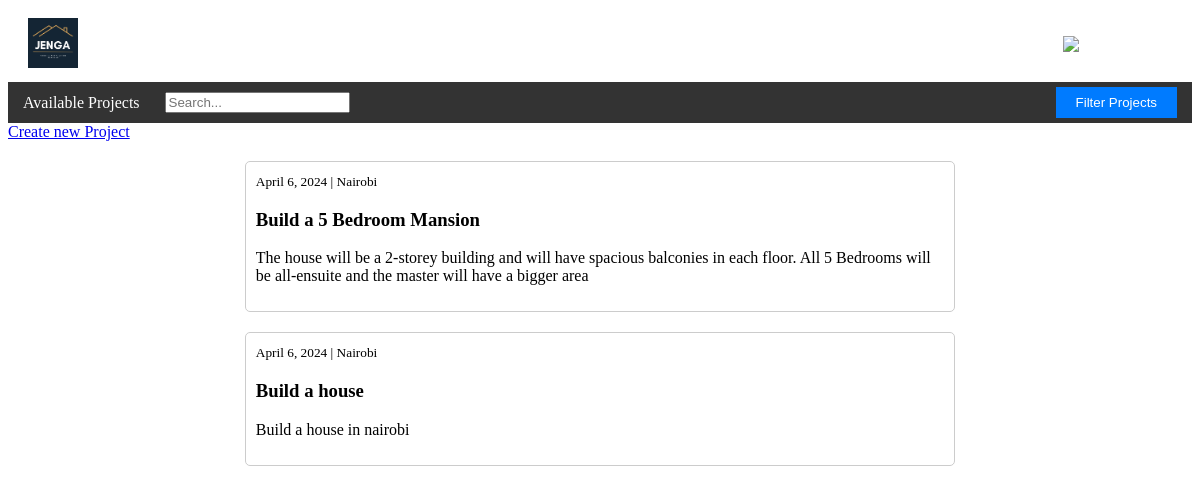
The page /projects/ (signed in) on the database as committed earlier.
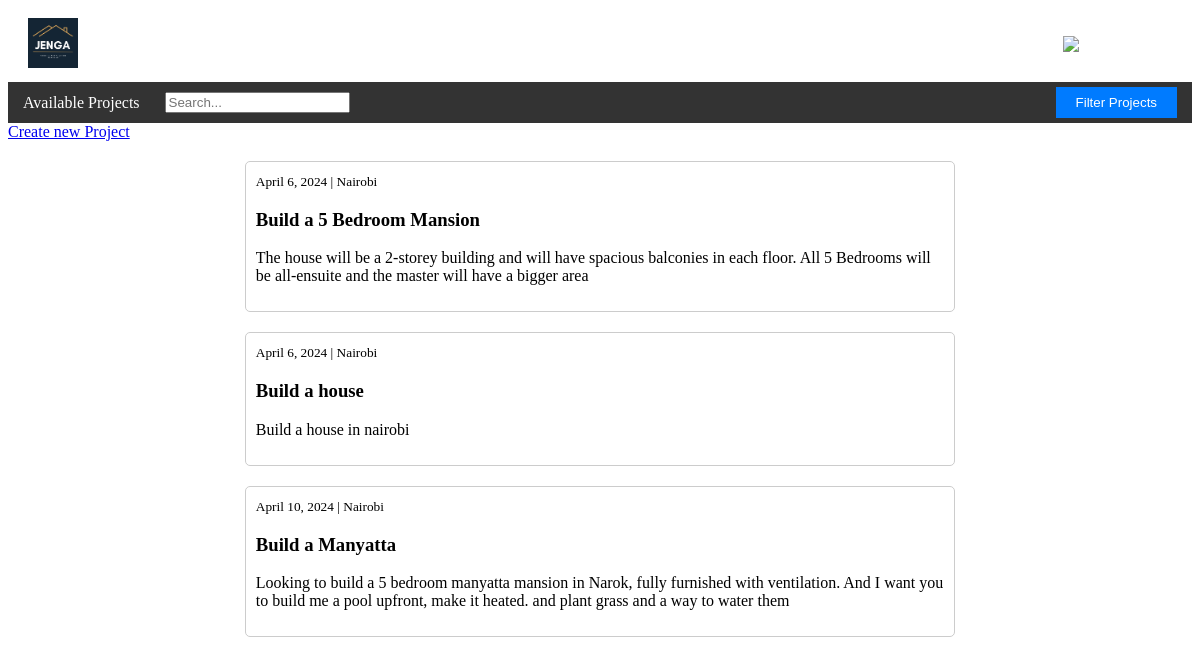
The same page on the database as committed later.
### base/models.py (models this page shows, shortened)
class Project(models.Model):
    STATUS_CHOICES = (
        ('Open', 'Open'),
        ('In Progress', 'In Progress'),
        ('Completed', '(Completed)'),
    )
    user = models.ForeignKey(User, on_delete=models.CASCADE, null=True, blank=True)
    title = models.CharField(max_length=211)
    budget = models.DecimalField(max_digits=10, decimal_places=2, default=0)
    location = models.CharField(max_length=100, null=True, blank=True)
    description  = models.TextField(null=True, blank=True)
    status = models.BooleanField(default=False)
    created_at = models.DateTimeField(default=timezone.now)
    updated_at = models.DateTimeField(auto_now=True)

### base/views.py (the view)
# urls.py: path('projects/', ListingsTemplate.as_view(), name='projects'),
class ListingsTemplate(ListView):
    model = Project
    context_object_name = 'projects'
    template_name = 'base/projects.html'

### base/templates/base/projects.html (shortened to what this page needs)
{% extends 'base/main.html' %} {% block content %} {% load static %}
<!DOCTYPE html>
<html lang="en">
  <head>
    <link rel="stylesheet" href="{% static 'css/projects.css' %}" />
  </head>
  <body>
    <div class="proj-nav">
      <div class="proj-title">Available Projects</div>
      <div class="search-bar">
        <input type="text" placeholder="Search..." />
      </div>
      <button class="filter-button" onclick="filterProjects()">
        Filter Projects
      </button>
    </div>
    <a href="{% url 'project' %}">Create new Project</a></br>
    <div class="project-container">
      {% for project in projects %}
      <div class="projectDetails">
        {% if project.image %}
        <img src="{{ project.image.url }}" alt="Project Image" />
        <div class="project-description">
          <small>{{ project.created_at.date }}   |   {{ project.location }}</small>
          <h3>{{ project.title }}</h3>
          <p>{{ project.description }}</p>
        </div>
        {% else %}
        <div class="project-description">
          <small>{{ project.created_at.date }}   |   {{ project.location }}</small>
          <h3>{{ project.title }}</h3>
          <p>{{ project.description }}</p>
        </div>
      </div>
        {% endif %}
      {% endfor %}
    </div>
    {% endblock content %}

Rows that differ between the two databases and show on the page:
added Project: created_at "April 10, 2024", location "Nairobi", title "Build a Manyatta", description "Looking to build a 5 bedroom manyatta mansion in Narok, fully furnished with ventilation. And I want you to build me a pool upfront, make it heated. and plant grass and a way to water them"
